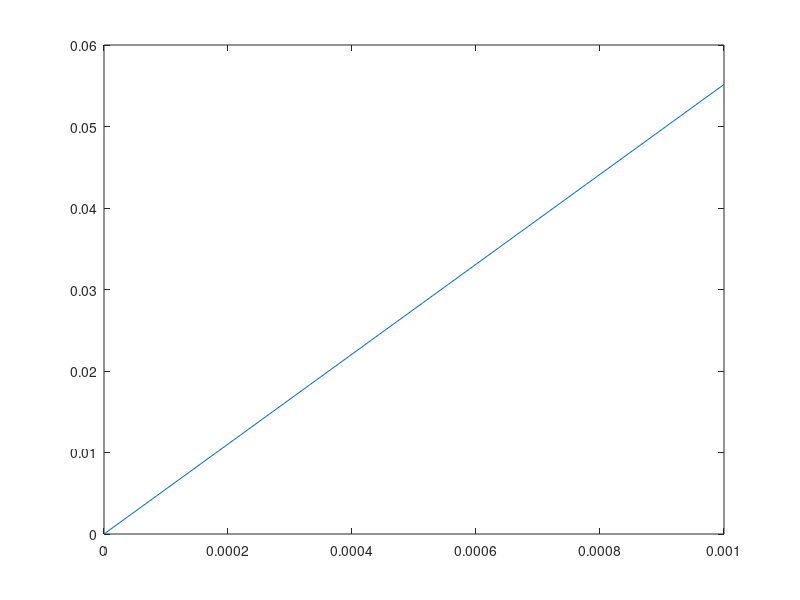

This chart was generated by the following MATLAB code:
clear all
clc
x=linspace(0,0.001,10);
e=input('enter the value of epsilon')
v=50*(1-exp(-x/e));
w=(1-exp(-1/e));
u=v/w;
plot(x,u)
